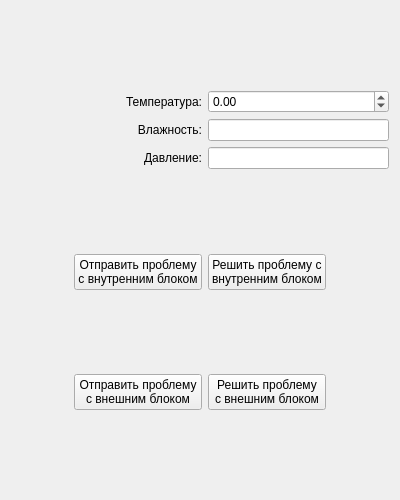
<?xml version="1.0" encoding="UTF-8"?>
<ui version="4.0">
 <class>ConditionerImitationClass</class>
 <widget class="QWidget" name="ConditionerImitationClass">
  <property name="geometry">
   <rect>
    <x>0</x>
    <y>0</y>
    <width>400</width>
    <height>500</height>
   </rect>
  </property>
  <property name="sizePolicy">
   <sizepolicy hsizetype="Minimum" vsizetype="Minimum">
    <horstretch>0</horstretch>
    <verstretch>0</verstretch>
   </sizepolicy>
  </property>
  <property name="minimumSize">
   <size>
    <width>400</width>
    <height>500</height>
   </size>
  </property>
  <property name="maximumSize">
   <size>
    <width>400</width>
    <height>500</height>
   </size>
  </property>
  <property name="baseSize">
   <size>
    <width>400</width>
    <height>500</height>
   </size>
  </property>
  <property name="windowTitle">
   <string>ConditionerImitation</string>
  </property>
  <layout class="QGridLayout" name="gridLayout">
   <item row="5" column="2">
    <widget class="QPushButton" name="solveInnerIssueButton">
     <property name="sizePolicy">
      <sizepolicy hsizetype="Minimum" vsizetype="Minimum">
       <horstretch>0</horstretch>
       <verstretch>0</verstretch>
      </sizepolicy>
     </property>
     <property name="text">
      <string>Решить проблему с
внутренним блоком</string>
     </property>
    </widget>
   </item>
   <item row="5" column="1">
    <widget class="QPushButton" name="sendInnerIssueButton">
     <property name="sizePolicy">
      <sizepolicy hsizetype="Minimum" vsizetype="Minimum">
       <horstretch>0</horstretch>
       <verstretch>0</verstretch>
      </sizepolicy>
     </property>
     <property name="text">
      <string>Отправить проблему
с внутренним блоком</string>
     </property>
    </widget>
   </item>
   <item row="7" column="1">
    <widget class="QPushButton" name="sendOuterIssueButton">
     <property name="sizePolicy">
      <sizepolicy hsizetype="Minimum" vsizetype="Minimum">
       <horstretch>0</horstretch>
       <verstretch>0</verstretch>
      </sizepolicy>
     </property>
     <property name="text">
      <string>Отправить проблему
с внешним блоком</string>
     </property>
    </widget>
   </item>
   <item row="7" column="2">
    <widget class="QPushButton" name="solveOuterIssueButton">
     <property name="sizePolicy">
      <sizepolicy hsizetype="Minimum" vsizetype="Minimum">
       <horstretch>0</horstretch>
       <verstretch>0</verstretch>
      </sizepolicy>
     </property>
     <property name="text">
      <string>Решить проблему
с внешним блоком</string>
     </property>
    </widget>
   </item>
   <item row="6" column="1" colspan="2">
    <spacer name="verticalSpacer_3">
     <property name="orientation">
      <enum>Qt::Vertical</enum>
     </property>
     <property name="sizeHint" stdset="0">
      <size>
       <width>20</width>
       <height>40</height>
      </size>
     </property>
    </spacer>
   </item>
   <item row="8" column="1" colspan="2">
    <spacer name="verticalSpacer_4">
     <property name="orientation">
      <enum>Qt::Vertical</enum>
     </property>
     <property name="sizeHint" stdset="0">
      <size>
       <width>20</width>
       <height>40</height>
      </size>
     </property>
    </spacer>
   </item>
   <item row="4" column="0" colspan="4">
    <spacer name="verticalSpacer_2">
     <property name="orientation">
      <enum>Qt::Vertical</enum>
     </property>
     <property name="sizeHint" stdset="0">
      <size>
       <width>20</width>
       <height>40</height>
      </size>
     </property>
    </spacer>
   </item>
   <item row="3" column="2" colspan="2">
    <widget class="QLineEdit" name="pressureEdit"/>
   </item>
   <item row="3" column="0" colspan="2">
    <widget class="QLabel" name="pressureLabel">
     <property name="text">
      <string>Давление:</string>
     </property>
     <property name="alignment">
      <set>Qt::AlignRight|Qt::AlignTrailing|Qt::AlignVCenter</set>
     </property>
     <property name="textInteractionFlags">
      <set>Qt::NoTextInteraction</set>
     </property>
    </widget>
   </item>
   <item row="2" column="2" colspan="2">
    <widget class="QLineEdit" name="humidityEdit"/>
   </item>
   <item row="2" column="0" colspan="2">
    <widget class="QLabel" name="humidityLabel">
     <property name="text">
      <string>Влажность:</string>
     </property>
     <property name="alignment">
      <set>Qt::AlignRight|Qt::AlignTrailing|Qt::AlignVCenter</set>
     </property>
     <property name="textInteractionFlags">
      <set>Qt::NoTextInteraction</set>
     </property>
    </widget>
   </item>
   <item row="1" column="2" colspan="2">
    <widget class="QDoubleSpinBox" name="temperatureBox">
     <property name="decimals">
      <number>2</number>
     </property>
     <property name="minimum">
      <double>-9999999999999999932209486743616279764617084419440640.000000000000000</double>
     </property>
     <property name="maximum">
      <double>10000000000000000213204190094543968723012578712679649467743338496.000000000000000</double>
     </property>
    </widget>
   </item>
   <item row="1" column="0" colspan="2">
    <widget class="QLabel" name="temperatureLabel">
     <property name="text">
      <string>Температура:</string>
     </property>
     <property name="alignment">
      <set>Qt::AlignRight|Qt::AlignTrailing|Qt::AlignVCenter</set>
     </property>
     <property name="textInteractionFlags">
      <set>Qt::NoTextInteraction</set>
     </property>
    </widget>
   </item>
   <item row="0" column="0" colspan="4">
    <spacer name="verticalSpacer">
     <property name="orientation">
      <enum>Qt::Vertical</enum>
     </property>
     <property name="sizeHint" stdset="0">
      <size>
       <width>20</width>
       <height>40</height>
      </size>
     </property>
    </spacer>
   </item>
   <item row="5" column="0" rowspan="4">
    <spacer name="horizontalSpacer_2">
     <property name="orientation">
      <enum>Qt::Horizontal</enum>
     </property>
     <property name="sizeHint" stdset="0">
      <size>
       <width>40</width>
       <height>20</height>
      </size>
     </property>
    </spacer>
   </item>
   <item row="5" column="3" rowspan="4">
    <spacer name="horizontalSpacer">
     <property name="orientation">
      <enum>Qt::Horizontal</enum>
     </property>
     <property name="sizeHint" stdset="0">
      <size>
       <width>40</width>
       <height>20</height>
      </size>
     </property>
    </spacer>
   </item>
  </layout>
 </widget>
 <layoutdefault spacing="6" margin="11"/>
 <resources/>
 <connections/>
</ui>
